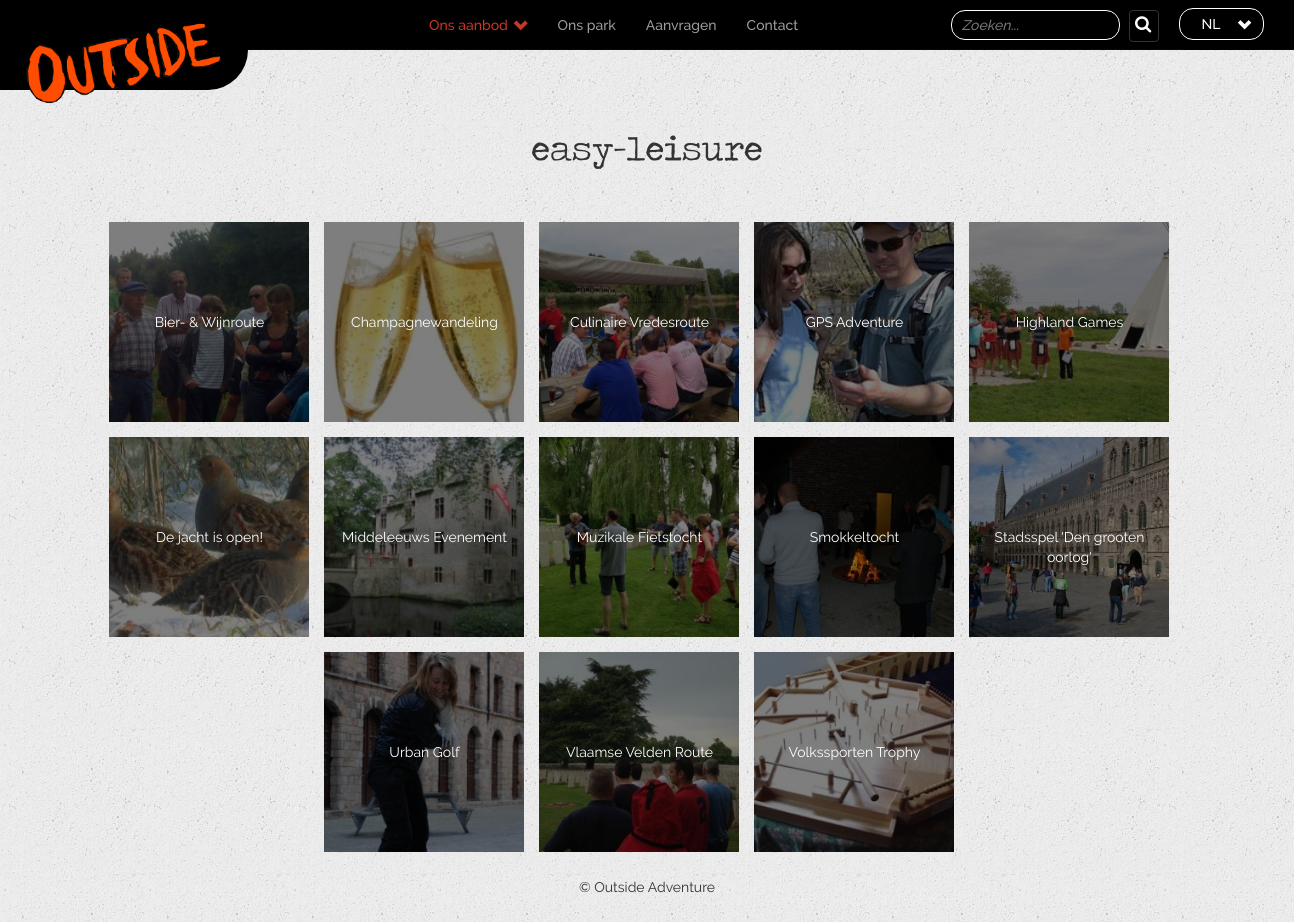
Before: /index.php?page=categoryType&id=2 with the older database file.
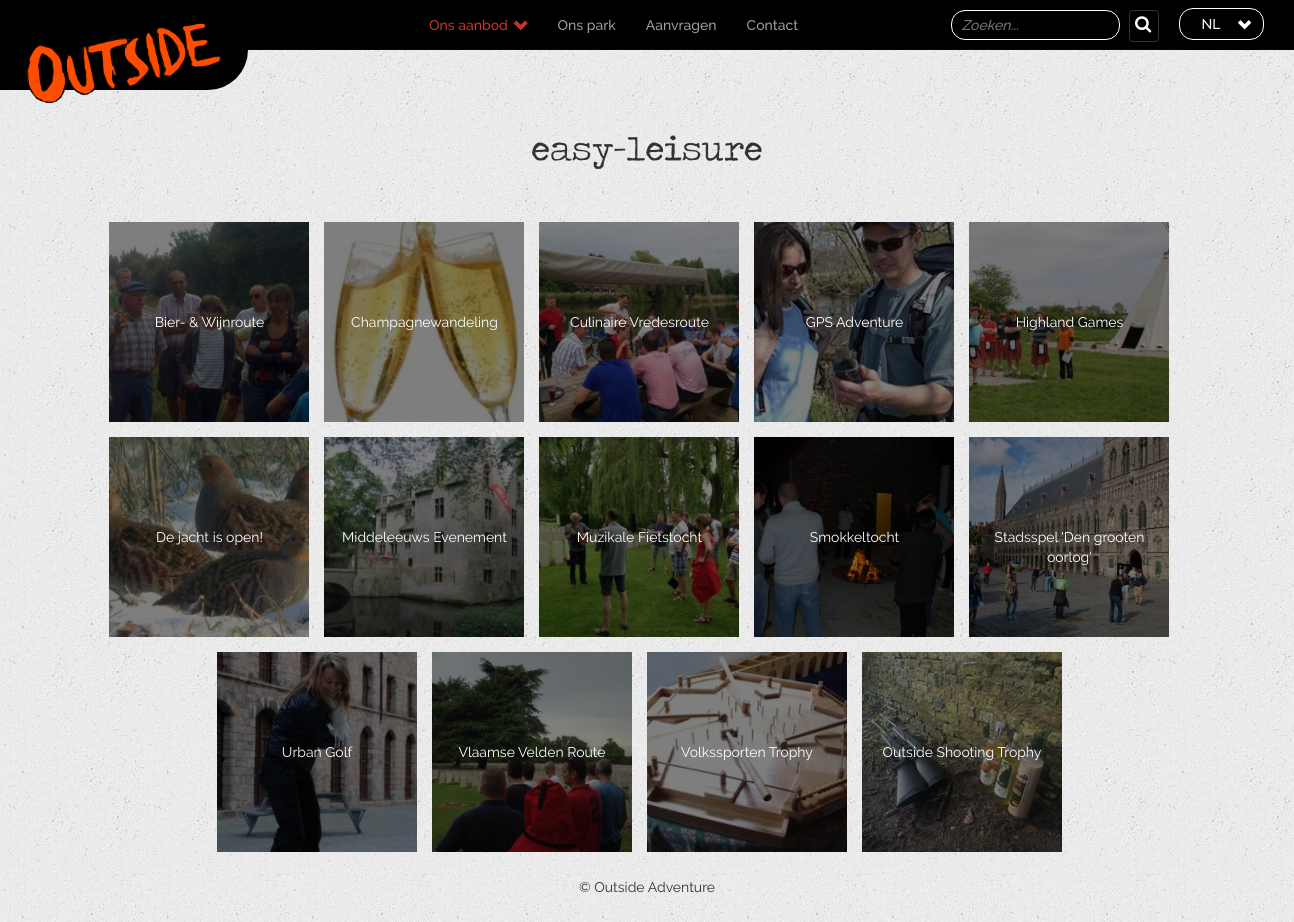
After: the same page with the newer database file.
### tables this page shows
CREATE TABLE `inhoud_activiteit_categorie_type` (
  `id` int(11) NOT NULL,
  `type` varchar(255) NOT NULL DEFAULT '',
  `inhoud_nl` text NOT NULL,
  `inhoud_fr` text NOT NULL,
  `inhoud_en` text NOT NULL
);

CREATE TABLE `inhoud` (
  `id` int(11) NOT NULL,
  `categorieId` int(11) NOT NULL,
  `naam_nl` varchar(255) NOT NULL DEFAULT '',
  `naam_fr` varchar(255) DEFAULT '',
  `naam_en` varchar(255) DEFAULT '',
  `inhoud_nl` text,
  `inhoud_fr` text,
  `inhoud_en` text,
  `afspraak_nl` varchar(255) NOT NULL,
  `afspraak_fr` varchar(255) NOT NULL,
  `afspraak_en` varchar(255) NOT NULL,
  `periode_nl` varchar(255) NOT NULL,
  `periode_fr` varchar(255) NOT NULL,
  `periode_en` varchar(255) NOT NULL,
  `prijsklasseId` int(11) DEFAULT NULL,
  `forfait` int(11) NOT NULL DEFAULT '0',
  `minAantal` int(11) NOT NULL,
  `duur_nl` varchar(255) NOT NULL,
  `duur_fr` varchar(255) NOT NULL,
  `duur_en` varchar(255) NOT NULL,
  `leeftijd` varchar(255) NOT NULL,
  `afbeelding` varchar(255) NOT NULL,
  `afbeelding_header` varchar(255) NOT NULL DEFAULT '',
  `actief` tinyint(1) NOT NULL
);

### index.php (called while the page is built, shortened)
<?php
function taal($nl,$fr,$eng){
        switch($_SESSION['session_taal']){
            case "NL":
            return $nl;
             break;
            }
}
$routes = array(
  'home' => array(
    'controller' => 'Page',
    'action' => 'index'
  ),
  'overviewType' => array(
    'controller' => 'Page',
    'action' => 'overviewType'
  ),
  'contact' => array(
    'controller' => 'Page',
    'action' => 'contact'
  ),
  'activity' => array(
    'controller' => 'Activity',
    'action' => 'activity'
  ),
  'overview' => array(
    'controller' => 'Activity',
    'action' => 'overview'
  ),
  'aanvragen' => array(
    'controller' => 'Activity',
    'action' => 'aanvragen'
  ),
  'feesten' => array(
    'controller' => 'Page',
    'action' => 'feesten'
    ),
   'adventurePark' => array(
    'controller' => 'Page',
    'action' => 'adventurePark'
    ),
  'category' => array(
    'controller' => 'Activity',
    'action' => 'category'
    ),
  'categoryType' => array(
    'controller' => 'Activity',
    'action' => 'categoryType'
    ),
  'locatie' => array(
    'controller' => 'Activity',
    'action' => 'locatie'
    ),
  'locaties' => array(
    'controller' => 'Activity',
    'action' => 'locaties'
    ),
  'activiteit' => array(
    'controller' => 'Activity',
    'action' => 'activiteit'
    ),
  'search' => array(
    'controller' => 'Activity',
    'action' => 'search'
    ),
  'all' => array(
    'controller' => 'Activity',
    'action' => 'all_activities'
    ),
  'all_category_categories' => array(
    'controller'=> 'Activity',
    'action'=> 'all_category_categories'
     ),
  'all_other_data' => array(
    'controller'=> 'Activity',
    'action'=> 'all_other_data'
     ),
  'get_prices_of_activity' => array(
    'controller'=> 'Activity',
    'action'=> 'get_prices_of_activity'
     ),
  'all_category_types' => array(
    'controller'=> 'Activity',
    'action'=> 'all_category_types'
     ),
  'allLocations' => array(
    'controller' => 'Activity',
    'action' => 'all_locations'
    ),
   'filter' => array(
    'controller' => 'Activity',
    'action' => 'filterActivities'
    )
);
$route = $routes[$_GET['page']];
$controllerObj = new $controllerName();
$controllerObj->route = $route;
$controllerObj->filter();
$controllerObj->render();

### dao/CategoryDAO.php (called while the page is built, shortened)
<?php
class CategoryDAO extends DAO {
	public function selectByTypeId($id) {
		$sql = "SELECT * FROM `inhoud_activiteit_categorie_type` WHERE `id` = :id ";
		$stmt = $this->pdo->prepare($sql);
		$stmt->bindValue(':id', $id);
		$stmt->execute();
		return $stmt->fetch(PDO::FETCH_ASSOC);
	}
}

### controller/ActivityController.php (called while the page is built, shortened)
<?php
require_once WWW_ROOT . 'controller' . DS . 'Controller.php';
require_once WWW_ROOT . 'dao' . DS . 'ActivityDAO.php';
require_once WWW_ROOT . 'dao' . DS . 'CategoryDAO.php';
class ActivityController extends Controller {
    private $activityDAO;
    private $categoryDAO;
    function __construct() {
        $this->activityDAO = new ActivityDAO();
        $this->categoryDAO = new CategoryDAO();
    }
    public function categoryType(){
        if(!empty($_GET['id'])){
        $this->set('category',$this->categoryDAO->selectByTypeId($_GET['id']));
        $idsOfActivities = $this->activityDAO->getByCategoryType($_GET['id']);
        for ($i = 0; $i < count($idsOfActivities); $i++) {
            $contentActivity = $this->activityDAO->selectById($idsOfActivities[$i]['activiteitId']);
        }
        }else{
            header('Location: index.php');
        }
    }
}

### dao/ActivityDAO.php (called while the page is built, shortened)
<?php
class ActivityDAO extends DAO {
	public function selectById($id) {
		$sql = "SELECT * FROM `inhoud`
				LEFT JOIN (SELECT * FROM (SELECT activiteitId,GROUP_CONCAT(titel_nl SEPARATOR ';') as prijs_titel_nl,GROUP_CONCAT(titel_fr SEPARATOR ';') as prijs_titel_fr,GROUP_CONCAT(titel_en SEPARATOR ';') as prijs_titel_en,GROUP_CONCAT(prijs_nl SEPARATOR ';') as prijs_nl,GROUP_CONCAT(prijs_fr SEPARATOR ';') as prijs_fr,GROUP_CONCAT(prijs_en SEPARATOR ';') as prijs_en,typeId FROM inhoud_prijs
				WHERE typeId = 1
				GROUP BY activiteitId) as tmp
				LEFT JOIN
				(SELECT activiteitId as activiteitId2,GROUP_CONCAT(titel_nl SEPARATOR ';') as supplement_titel_nl,GROUP_CONCAT(titel_fr SEPARATOR ';') as supplement_titel_fr,GROUP_CONCAT(titel_en SEPARATOR ';') as supplement_titel_en,GROUP_CONCAT(prijs_nl SEPARATOR ';') as supplement_nl,GROUP_CONCAT(prijs_fr SEPARATOR ';') as supplement_fr,GROUP_CONCAT(prijs_en SEPARATOR ';') as supplement_en FROM inhoud_prijs
				WHERE typeId = 2
				GROUP BY activiteitId) as tmp2
				ON tmp.activiteitId = tmp2.activiteitId2
				UNION ALL
				SELECT * FROM (SELECT activiteitId,GROUP_CONCAT(titel_nl SEPARATOR ';') as prijs_titel_nl,GROUP_CONCAT(titel_fr SEPARATOR ';') as prijs_titel_fr,GROUP_CONCAT(titel_en SEPARATOR ';') as prijs_titel_en,GROUP_CONCAT(prijs_nl SEPARATOR ';') as prijs_nl,GROUP_CONCAT(prijs_fr SEPARATOR ';') as prijs_fr,GROUP_CONCAT(prijs_en SEPARATOR ';') as prijs_en,typeId FROM inhoud_prijs
				WHERE typeId = 1
				GROUP BY activiteitId) as tmp
				RIGHT JOIN
				(SELECT activiteitId as activiteitId2,GROUP_CONCAT(titel_nl SEPARATOR ';') as supplement_titel_nl,GROUP_CONCAT(titel_fr SEPARATOR ';') as supplement_titel_fr,GROUP_CONCAT(titel_en SEPARATOR ';') as supplement_titel_en,GROUP_CONCAT(prijs_nl SEPARATOR ';') as supplement_nl,GROUP_CONCAT(prijs_fr SEPARATOR ';') as supplement_fr,GROUP_CONCAT(prijs_en SEPARATOR ';') as supplement_en FROM inhoud_prijs
				WHERE typeId = 2
				GROUP BY activiteitId) as tmp2
				ON tmp.activiteitId = tmp2.activiteitId2) as tmp3
				ON inhoud.id = tmp3.activiteitId
				WHERE actief=1 AND id= :id	";
		$stmt = $this->pdo->prepare($sql);
		$stmt->bindValue(':id', $id);
		$stmt->execute();
		return $stmt->fetch(PDO::FETCH_ASSOC);
	}
	public function getByCategoryType($id){
		$sql = "SELECT * FROM (SELECT activiteitId,typeId from `inhoud_activiteit_categorie`) as type
				INNER JOIN inhoud_activiteit_categorie_type ON inhoud_activiteit_categorie_type.id = type.typeId
				WHERE typeId = :typeId ";
		$stmt = $this->pdo->prepare($sql);
		$stmt->bindValue(':typeId', $id);
		$stmt->execute();
		return $stmt->fetchAll(PDO::FETCH_ASSOC);
	}
}

### view/activity/categoryType.php (the view, shortened to what this page needs)
<div class="container-middle container-info no-header">
    <h1 id="page-name"class="titel-header">
      <span>
        <?php echo taal($category['type'],$category['type'],$category['type']);
        ?></span>
    </h1>
<div class="content_info">
    <div id="grid-feesten" class="container-sub-grid">
        <div class="grid">
            <div class="row gridFlex">
                <?php
                if(isset($activities)){
                  foreach ($activities as $activitySub) {
                    if($activitySub['id']){
                        echo "<div class=\"grid-sub\">";
                        echo "<img width=\"200px\" height=\"200px\" class=\"subcategory-img lazyload\"
                        src=\"assets/images/activityPhotos/{$activitySub['afbeelding']}_th.jpg \">";
                         $name = preg_replace('/\s+/', '', taal($activitySub['naam_nl'],$activitySub['naam_fr'],$activitySub['naam_en']));
                         echo "<a href=\"index.php?page=activiteit&id={$activitySub['id']}&name=" . $name . "\" class=\"gridLink-sub\">";
                         echo "<div class=\"overlay-img\">";
                         echo "<span>";
                echo taal($activitySub['naam_nl'],$activitySub['naam_fr'],$activitySub['naam_en']);
                echo "</span>";
                echo "</div></a></div>";
          }
      }
    } ?>
            </div>
        </div>
    </div>

### controller/Controller.php (shortened to what this page needs)
<?php
class Controller {
	public $route;
	protected $viewVars = array();
	public function filter() {
		call_user_func(array($this, $this->route['action']));
	}
	public function render() {
		$this->createViewVarWithContent();
		$this->renderInLayout();
	}
	public function set($variableName, $value) {
		$this->viewVars[$variableName] = $value;
	}
	private function createViewVarWithContent() {
		require WWW_ROOT . 'view' . DS . strtolower($this->route['controller']) . DS . $this->route['action'] . '.php';
		$content = ob_get_clean();
	}
	private function renderInLayout() {
		extract($this->viewVars, EXTR_OVERWRITE);
		if(!empty($_SERVER['HTTP_X_REQUESTED_WITH']) && strtolower($_SERVER['HTTP_X_REQUESTED_WITH']) == 'xmlhttprequest') {
			echo $content;
		} else {
			include WWW_ROOT . 'view' . DS . 'layout.php';
		}
	}
}

### view/layout.php (shortened to what this page needs)
<!doctype html>
<html class="no-js" lang="">
<head>
    <link rel="stylesheet" href="css/bootstrap.css">
  <link rel="stylesheet" href="//code.jquery.com/ui/1.12.1/themes/base/jquery-ui.css">
    <link rel="stylesheet" href="js/vendor/magnific/magnific-popup.css">
    <link rel="stylesheet" href="css/main.css">
</head>
<body>
    <nav class="navbar navbar-inverse navbar-fixed-top" role="navigation">
        <a class="link-logo" href="index.php">
        <div class="outside-logo">
            <img src="assets/images/logo-outside.png">
        </div>
        </a>
        <div id="navbar" class="navbar-collapse collapse">
            <ul class="nav navbar-nav">
                <li class="global-menu-item active-item">
                    <a class="link-item" href="index.php">Ons aanbod
                                     <span class="arrow-menu arrow-down glyphicon glyphicon-chevron-down"></span>
                                  </a>
                </li>
                <li class="global-menu-item ">
                    <a class="link-item" href="index.php?page=adventurePark">
                    <?php echo taal('Ons park','Votre locations','Our locations'); ?>
                                     </a>
                </li>
                <li class="global-menu-item ">
                    <a class="link-item" href="index.php?page=aanvragen">Aanvragen
                                  </a>
                </li>
                <li class="global-menu-item">
                    <a class=" link-item" href="index.php?page=contact">Contact
                                  </a>
                </li>
            </ul>
            <div class="search-nav">
            <div class="search-nav-content">
                                <input id="search-input-header" placeholder="Zoeken..." type="text">
                                <a href="#"><i class="search-icon fa fa-search" aria-hidden="true"></i></a>
                                </div>
                                </div>
        <div class="lang-select">
            <ul class="taal-kiezen">
        <li class="current-taal">
        <span data-taal="<?php echo $_SESSION['session_taal'];
        ?>" id="current-taal">
        <?php echo $_SESSION['session_taal'];
        ?>
        </span>
        <span class="arrow-down glyphicon glyphicon-chevron-down"></span>
        </li>
        </ul>
        </div>
        </div>
    </nav>
    <div class="content">
        <?php
            echo $content; ?>
<footer>
    <p>&copy; Outside Adventure</p>
</footer>
    </div>
</body>
</html>

### css/main.css (style rules this page uses)
ul { list-style: none; }
.content { position: relative; }
.container-middle { width: 90%; margin-left: auto; margin-right: auto; }
.container-middle .titel-header { font-family: "traveling__typewriterregular"; text-align: center; font-size: 2.5em; }
.no-header { margin-top: 100px; }
body { background-repeat: repeat; font-family: "ralewayregular"; background-image: url(assets/images/bg-pattern.jpg); overflow-x: hidden; }
footer { display: block; }
nav.navbar { background-color: black; position: relative; font-family: "ralewaymedium"; margin-bottom: -20px; }
nav.navbar .link-logo { position: relative; }
nav.navbar li { position: relative; }
ul.navbar-nav { float: none; margin-left: 32%; display: block; position: absolute; }
.navbar-nav a { color: #a1a1a1; }
.navbar-nav li.active-item a.link-item { color: #c83627; display: block; position: relative; }
.navbar-inverse { background-color: black; background-image: none; height: 30px; background-repeat: repeat; width: 100%; }
.outside-logo { margin-left: 0px; float: left; background-color: black; height: 100px; position: absolute; margin-top: -10px; border-radius: 0px 0px 40px 0px; }
.outside-logo img { padding-bottom: 15px; padding-right: 25px; margin-left: 25px; margin-top: 30px; height: 100%; }
#navbar { background-color: black; border-radius: 14px; }
.search-nav { margin-top: 10px; position: absolute; top: 0; right: 0; margin-right: 135px; display: inline-block; }
.search-nav i { margin-left: 5px; font-size: 1.25em; color: white; display: inline-block; width: 30px; height: 32px; padding: 5px; border-radius: 4px; border-color: #333; border-width: 1px; border-style: solid; }
.search-nav input { background-color: black; color: white; border-color: white; border-style: solid; border-width: 1px; padding: 4px; border-radius: 14px; }
.taal-kiezen { width: 95px; float: right; margin-right: 15px; overflow: hidden; height: 50px; display: inline-block; background-color: black; position: relative; padding: 0px 5px 5px 5px; text-transform: uppercase; border-radius: 14px; text-align: center; list-style: none; transition: height 0.5s; }
.taal-kiezen li { margin-bottom: 5px; }
.taal-kiezen .current-taal { color: white; margin-top: 8px; margin-bottom: 15px; border: 1px solid white; padding: 5px; border-radius: 14px; }
.taal-kiezen .current-taal .arrow-down { margin-top: 3px; float: right; margin-right: 7px; }
.navbar-fixed-top .navbar-collapse, .navbar-fixed-bottom .navbar-collapse { max-height: none; }
.lang-select { width: 100%; display: block; height: 100%; overflow: hidden; }
.navbar-nav li a:first-child:nth-last-child(2):before { content: ""; position: absolute; height: 0; width: 0; top: 50%; right: 5px; }
.arrow-menu { font-size: 1.05em; float: right; padding-top: 3px; margin-left: 5px; }
@media only screen and (min-width: 768px) { .taal-kiezen { position: absolute; right: 0; margin-right: 25px; } }
.grid { width: 95%; margin-left: auto; margin-right: auto; }
.gridFlex { display: -ms-flexbox; display: -webkit-box; display: flex; -ms-flex-direction: row; flex-direction: row; -ms-flex-align: center; align-items: center; -ms-flex-pack: center; justify-content: center; -ms-flex-wrap: wrap; flex-wrap: wrap; }
#page-name span { display: inline; }
.container-info { margin-left: auto; margin-right: auto; }
.container-info p { text-align: left; }
.content_info p { text-align: left; }
footer { padding: 10px; margin-bottom: 20px; width: 100%; }
footer p { text-align: center !important; margin: 0px; margin-bottom: 0px; }
#grid-feesten { margin-top: 30px; }
#grid-feesten .grid-sub { width: 200px; height: 200px; margin-right: 15px; margin-bottom: 15px; }
#grid-feesten .grid-sub img { width: 200px; height: 200px; vertical-align: top; z-index: 0; float: left; object-fit: cover; }
.overlay-img { float: left; display: block; color: white; background-color: rgba(0, 0, 0, 0.5); height: 200px; width: 200px; z-index: 99; margin-top: -200px; transition: background-color 0.5s; }
.overlay-img span { text-align: center; width: 85%; margin-left: 7.5%; display: block; margin-top: 90px; }

Changed rows visible on the page:
added inhoud: afbeelding (picture), naam_nl "Outside Shooting Trophy"
